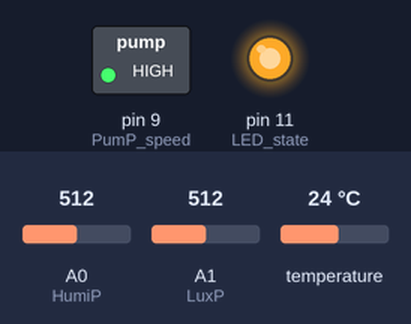
Bench run of a sketch on a simulated Arduino Uno, built with avr-gcc and run on an emulated ATmega328P. On the bench: switched loads named in the sketch (green lamp = pin HIGH), output pins drawn as LEDs (lit = HIGH). The inputs (shaded band) are chosen by the test bench; at power-on: A1 (LuxP) = 512, A0 (HumiP) = 512, temperature 24 °C.

Above: at 1.9 s.
2.0 s: A1 (LuxP) set to 635
At 2.5 s:
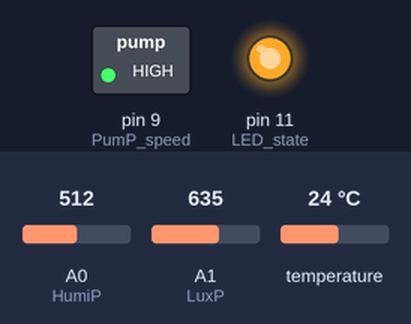
7.7 s: A1 (LuxP) set to 661
9.2 s: A1 (LuxP) set to 306
At 15.3 s:
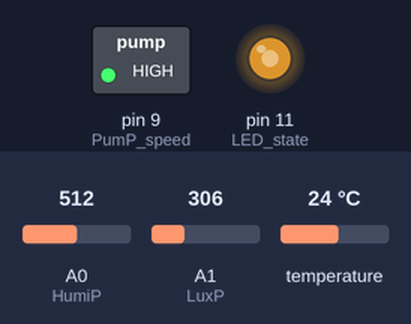
Timing chart, 0 to 16.8 s (numbered marks = the images above; inputs shaded):
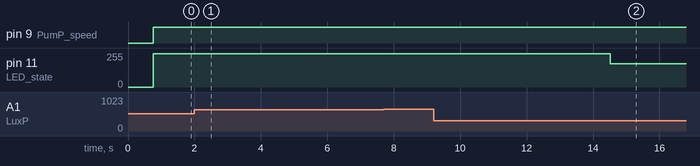

The sketch:

sketch_test.ino
```cpp
#include <DallasTemperature.h>
#include <OneWire.h>

#define HumiP A0
#define LuxP A1
#define TemP 2

#define LED 12   //on off
#define LED_state 11   //빛 세기

#define PumP 8  //on off
#define PumP_speed 9 //모터 세기
#define Loop

OneWire dt(TemP);
DallasTemperature sensors(&dt);

unsigned long watertime = 0;
bool wateron = false;
byte settingHumi = 20;
byte settingLux = 40;
float preTemp = 0;
char TempValue[] = {-3,-2,-2,-1,-1,0,0,0,1,1,2};
char Tempset=6;
byte settingLED = 20;
unsigned long timer=0;
char loopset=0;
unsigned long Looptime[] = {10000,15000,25000,40000,60000,120000,300000,600000};

void setup() {
  Serial.begin(9600);

  pinMode(HumiP,INPUT);
  pinMode(LuxP,INPUT);
  pinMode(TemP,INPUT);

  pinMode(LED,INPUT);
  pinMode(LED_state,INPUT);

  pinMode(PumP,INPUT);
  pinMode(PumP_speed,INPUT);

  //초기 온도 설정
  preTemp = getTemperature();

  //LED 켜기
  analogWrite(LED_state,20);
  digitalWrite(LED,HIGH);
}

void loop() {
  if ( timer + Looptime[loopset] > millis() ) {
    if ( settingHumi <= getHumidity() && wateron == false ) {
      WaterPumpOn(settingHumi-getHumidity());
      settingLoop(-1);
    }
    else if (settingHumi > getHumidity()) settingLoop(1);

    if ( settingLux <= getLux()-3 || settingLux >= getLux()+3 ) {
      Turn_LED_Light(settingLED+((settingLux - getLux())*5/2));
      settingLoop(-1);
    }
    else settingLoop(1);

    settingTempV();
  }

  if (wateron&&watertime < millis()) {
    WaterPumpOff();
    settingLoop(-1);
  }
}


byte getHumidity()  //토양수분 0~100까지 출력(일반 물70, 소금물85, 공기 0)
{
   return (100-map(analogRead(HumiP),0,1023,0,100));
}

float getTemperature() //소수점 2자리까지 실제 온도 출력
{
   sensors.requestTemperatures();
   return sensors.getTempCByIndex(0);
}

byte getLux() //조도량 출력(0~100)
{
   return (100-map(analogRead(LuxP),0,1023,0,100));
}

void WaterPumpOn(byte timenum) // time s 만큼 펌프 가동
{
  analogWrite(PumP_speed,255); //펌프세기 100(0~100);
  digitalWrite(PumP,HIGH);
  watertime = millis() + timenum*1000;
  wateron = true;
}

void WaterPumpOff() // time = 0될경우 펌프 종료
{
  wateron = false;
  digitalWrite(PumP,LOW);
}

void Turn_LED_Light(byte a) //Led 밝기 조절(0~255);
{
  analogWrite(LED_state,a);
  settingLED = a;
}

void settingLoop(char a)
{
  loopset = min(7,max(0,loopset += a));
}

void settingTempset(char a)
{
  Tempset = min(10,max(0,Tempset += a));
}

void settingTempV()
{
  if (getTemperature() - preTemp < -8 || getTemperature() - preTemp > 8) settingTempset(-3);
  else if (getTemperature() - preTemp < -6 || getTemperature() - preTemp > 6) settingTempset(-2);
  else if (getTemperature() - preTemp < -3 || getTemperature() - preTemp > 3) settingTempset(-1);
  else if (getTemperature() - preTemp < -1 || getTemperature() - preTemp > 1) settingTempset(0);
  else settingTempset(1);

  preTemp = getTemperature();
}
```

Measured:
- after the input at 2.0 s, pin 11 (LED_state): stays 251/255 (without the input it goes to 226/255 after 5.6 s)
- after the input at 7.7 s, every drawn part: stays the same
- after the input at 9.2 s, pin 11 (LED_state): 251/255 → 174/255 after 5.3 s
